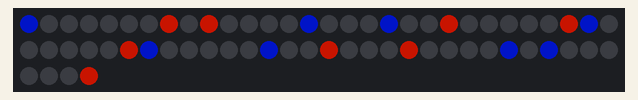
Bench run of a program on a simulated BBC micro:bit (MakeCode). Parts: 64 RGB LEDs in strip order, left to right, continuing on the next row. Dim RGB values are drawn brighter than linear.

Above: at 0.1 s.

The program:

main.ts
```typescript
function Serpentine_x (x: number) {
    if (0 % 2 == 1) {

    } else {
        strip.setMatrixColor(Matrixbreite - 1 - x, 0, neopixel.rgb(0, 0, 0))
    }
}
function Serpentine_Matrix_xyRGB (x: number, y: number, R: number, G: number, B: number) {
    if (y % 2 == 1) {
        strip.setMatrixColor(x, y, neopixel.rgb(R, G, B))
    } else {
        strip.setMatrixColor(Matrixbreite - 1 - x, y, neopixel.rgb(R, G, B))
    }
}
let strip: neopixel.Strip = null
let Matrixbreite = 0
Matrixbreite = 8
strip = neopixel.create(DigitalPin.P0, 64, NeoPixelMode.RGB)
strip.setMatrixWidth(Matrixbreite)
basic.forever(function () {
    for (let Index = 0; Index <= 7; Index++) {
        strip.setMatrixColor(0, 0, neopixel.colors(NeoPixelColors.Red))
        Serpentine_Matrix_xyRGB(Index, Matrixbreite - 1 - Index, 0, 20, 200)
        Serpentine_Matrix_xyRGB(Index, Index, 200, 20, 0)
        strip.show()
    }
})
```

test.ts
```typescript
// Hier kann man Tests durchführen; diese Datei wird nicht kompiliert, wenn dieses Paket als Erweiterung verwendet wird.
```
